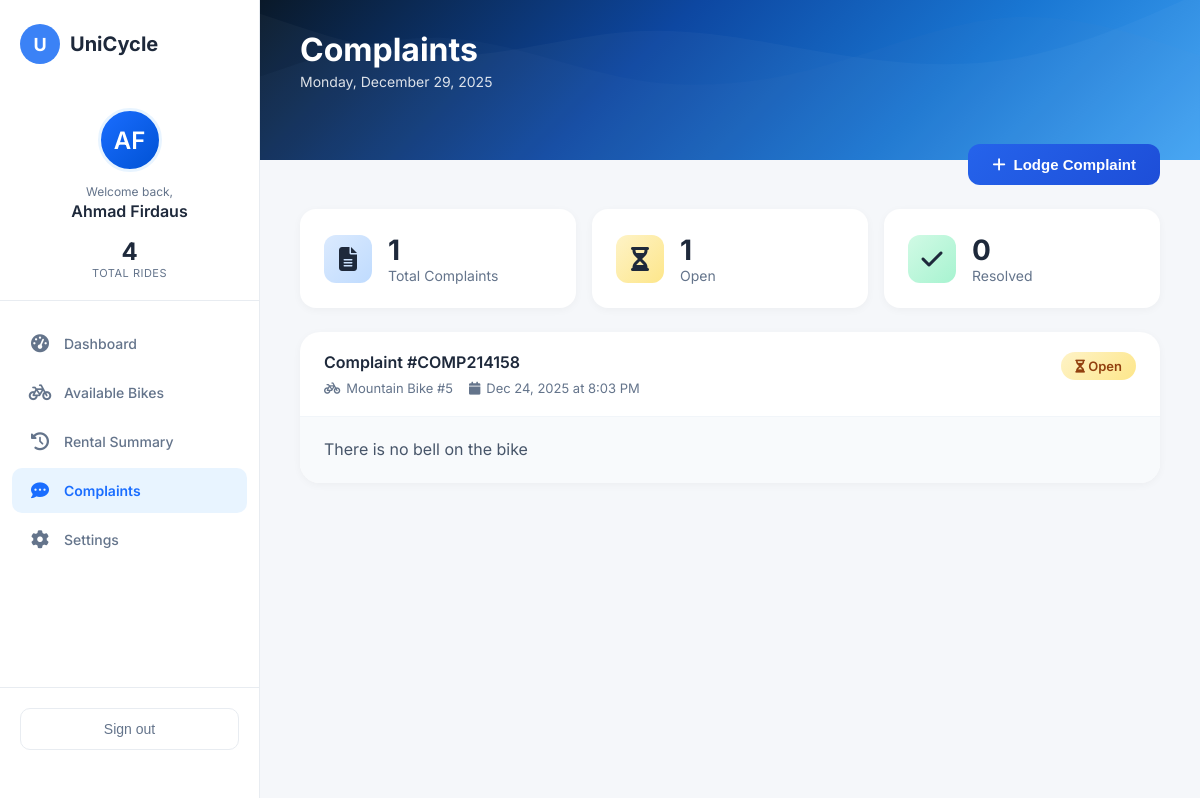
Page /complaints.php (signed in) on the committed database.
### tables this page shows
CREATE TABLE `complaints` (
    `complaint_id` INT(11) NOT NULL AUTO_INCREMENT,
    `complaint_code` VARCHAR(30) NOT NULL,
    `student_id` INT(11) NOT NULL,
    `rental_id` INT(11) DEFAULT NULL,
    `message` TEXT NOT NULL,
    `status` ENUM('open', 'resolved') NOT NULL DEFAULT 'open',
    `created_at` TIMESTAMP NOT NULL DEFAULT CURRENT_TIMESTAMP,
    PRIMARY KEY (`complaint_id`),
    UNIQUE KEY `complaint_code` (`complaint_code`),
    KEY `fk_complaint_student` (`student_id`),
    KEY `fk_complaint_rental` (`rental_id`)
);

CREATE TABLE `bikes` (
    `bike_id` INT(11) NOT NULL AUTO_INCREMENT,
    `bike_code` VARCHAR(30) NOT NULL,
    `bike_name` VARCHAR(80) NOT NULL,
    `bike_type` ENUM('mountain', 'city', 'other') NOT NULL DEFAULT 'other',
    `status` ENUM('available', 'rented', 'maintenance', 'pending') NOT NULL DEFAULT 'available',
    `location` VARCHAR(100) NOT NULL DEFAULT 'Main Bike Area',
    `last_maintained_date` DATE DEFAULT NULL,
    `created_at` TIMESTAMP NOT NULL DEFAULT CURRENT_TIMESTAMP,
    PRIMARY KEY (`bike_id`),
    UNIQUE KEY `bike_code` (`bike_code`)
);

### complaints.php (the view, shortened to what this page needs)
<?php
require_once "config.php";
$student_id = $_SESSION['student_id'];
$student_name = $_SESSION['student_name'] ?? 'User';
$nameParts = explode(' ', $student_name);
$initials = strtoupper(substr($nameParts[0], 0, 1));
if (isset($nameParts[1])) {
    $initials .= strtoupper(substr($nameParts[1], 0, 1));
}
$stmt = $pdo->prepare("SELECT COUNT(*) FROM rentals WHERE student_id=?");
$stmt->execute([$student_id]);
$totalRentals = (int) $stmt->fetchColumn();
$stmt = $pdo->prepare("SELECT profile_pic FROM students WHERE student_id=?");
$stmt->execute([$student_id]);
$profile_pic = $stmt->fetchColumn() ?: null;
$stmt = $pdo->prepare("
  SELECT c.complaint_code, c.created_at, c.message, c.status,
         r.rental_code, b.bike_name
  FROM complaints c
  LEFT JOIN rentals r ON r.rental_id = c.rental_id
  LEFT JOIN bikes b ON b.bike_id = r.bike_id
  WHERE c.student_id=?
  ORDER BY c.created_at DESC
");
$stmt->execute([$student_id]);
$complaints = $stmt->fetchAll();
$totalComplaints = count($complaints);
$openComplaints = count(array_filter($complaints, fn($c) => $c['status'] === 'open'));
$resolvedComplaints = $totalComplaints - $openComplaints;
$currentDate = date('l, F j, Y');
?>
<!DOCTYPE html>
<html lang="en">
<head>
    <link rel="stylesheet" href="dashboard.css?v=9">
    <link rel="stylesheet" href="https://cdnjs.cloudflare.com/ajax/libs/font-awesome/6.5.0/css/all.min.css">
</head>
<body>
    <aside class="sidebar">
        <div class="sidebar-header">
            <a href="dashboard.php" class="sidebar-logo">
                <div class="logo-icon">U</div>
                <span class="logo-text">UniCycle</span>
            </a>
        </div>
        <div class="user-section">
            <div class="user-avatar">
                <?php if ($profile_pic && file_exists('assets/uploads/' . $profile_pic)): ?>
                    <img src="assets/uploads/<?= htmlspecialchars($profile_pic) ?>" alt="Profile"
                        style="width:100%;height:100%;border-radius:50%;object-fit:cover;">
                <?php else: ?>
                    <?= htmlspecialchars($initials) ?>
                <?php endif; ?>
            </div>
            <div class="user-welcome">
                <span class="welcome-label">Welcome back,</span>
                <span class="user-name"><?= htmlspecialchars($student_name) ?></span>
            </div>
            <div class="user-stats">
                <div class="user-stat">
                    <span class="stat-number"><?= $totalRentals ?></span>
                    <span class="stat-text">Total Rides</span>
                </div>
            </div>
        </div>
        <nav class="sidebar-nav">
            <a href="dashboard.php" class="nav-item">
                <span class="nav-icon"><i class="fas fa-gauge-high"></i></span>
                <span>Dashboard</span>
            </a>
            <a href="available-bikes.php" class="nav-item">
                <span class="nav-icon"><i class="fas fa-bicycle"></i></span>
                <span>Available Bikes</span>
            </a>
            <a href="rental-summary.php" class="nav-item">
                <span class="nav-icon"><i class="fas fa-clock-rotate-left"></i></span>
                <span>Rental Summary</span>
            </a>
            <a href="complaints.php" class="nav-item active">
                <span class="nav-icon"><i class="fas fa-comment-dots"></i></span>
                <span>Complaints</span>
            </a>
            <a href="settings.php" class="nav-item">
                <span class="nav-icon"><i class="fas fa-cog"></i></span>
                <span>Settings</span>
            </a>
        </nav>
        <div class="sidebar-footer">
            <button class="logout-btn" onclick="showLogoutModal()">
                <span>Sign out</span>
            </button>
        </div>
    </aside>
    <main class="main-content">
        <div class="header-banner">
            <div class="banner-pattern"></div>
            <div class="banner-content">
                <h1>Complaints</h1>
                <p class="banner-date"><?= $currentDate ?></p>
            </div>
        </div>
        <div class="dashboard-content" style="display: block;">
            <div class="complaints-header">
                <button class="new-complaint-btn" onclick="openComplaintModal()">
                    <span><i class="fas fa-plus"></i></span> Lodge Complaint
                </button>
            </div>
            <div class="complaints-stats">
                <div class="complaint-stat">
                    <div class="stat-icon total"><i class="fas fa-file-lines"></i></div>
                    <div class="stat-info">
                        <div class="stat-value"><?= $totalComplaints ?></div>
                        <div class="stat-label">Total Complaints</div>
                    </div>
                </div>
                <div class="complaint-stat">
                    <div class="stat-icon open"><i class="fas fa-hourglass-half"></i></div>
                    <div class="stat-info">
                        <div class="stat-value"><?= $openComplaints ?></div>
                        <div class="stat-label">Open</div>
                    </div>
                </div>
                <div class="complaint-stat">
                    <div class="stat-icon resolved"><i class="fas fa-check"></i></div>
                    <div class="stat-info">
                        <div class="stat-value"><?= $resolvedComplaints ?></div>
                        <div class="stat-label">Resolved</div>
                    </div>
                </div>
            </div>
            <?php if (empty($complaints)): ?>
                <div class="empty-complaints">
                    <div class="empty-icon"><i class="fas fa-comment-dots"></i></div>
                    <h4>No complaints yet</h4>
                    <p>You haven't submitted any complaints. Lodge one if you encounter any issues.</p>
                    <button class="new-complaint-btn" onclick="openComplaintModal()">
                        <span><i class="fas fa-plus"></i></span> Lodge Complaint
                    </button>
                </div>
            <?php else: ?>
                <div class="complaints-list">
                    <?php foreach ($complaints as $c): ?>
                        <div class="complaint-card">
                            <div class="complaint-card-header">
                                <div class="complaint-info">
                                    <h4>Complaint #<?= htmlspecialchars($c['complaint_code']) ?></h4>
                                    <div class="complaint-meta">
                                        <span><i class="fas fa-bicycle"></i>
                                            <?= htmlspecialchars($c['bike_name'] ?? 'General') ?></span>
                                        <span><i class="fas fa-calendar"></i>
                                            <?= date('M j, Y \a\t g:i A', strtotime($c['created_at'])) ?></span>
                                    </div>
                                </div>
                                <span class="complaint-status <?= $c['status'] ?>">
                                    <?= $c['status'] === 'resolved' ? '<i class="fas fa-check"></i> Resolved' : '<i class="fas fa-hourglass-half"></i> Open' ?>
                                </span>
                            </div>
                            <div class="complaint-card-body">
                                <p><?= nl2br(htmlspecialchars($c['message'])) ?></p>
                            </div>
                        </div>
                    <?php endforeach; ?>
                </div>
            <?php endif; ?>
        </div>
    </main>
</body>
</html>

### dashboard.css (style rules this page uses)
:root { --primary: #1a6dff; --primary-dark: #0052d4; --primary-light: #e8f4ff; --accent-teal: #00d4ff; --accent-coral: #ff6b6b; --accent-yellow: #ffd93d; --text-dark: #1e293b; --text-muted: #64748b; --bg-light: #f5f7fa; --bg-white: #ffffff; --border-light: #e8ecf1; --success: #10b981; --warning: #f59e0b; --purple: #8b5cf6; --shadow-sm: 0 2px 8px rgba(0, 0, 0, 0.04); --shadow-md: 0 4px 16px rgba(0, 0, 0, 0.08); --shadow-lg: 0 8px 30px rgba(0, 0, 0, 0.12); }
* { margin: 0; padding: 0; box-sizing: border-box; }
body { font-family: 'Inter', -apple-system, BlinkMacSystemFont, sans-serif; background: var(--bg-light); color: var(--text-dark); display: flex; min-height: 100vh; }
.sidebar { width: 260px; min-height: 100vh; background: var(--bg-white); border-right: 1px solid var(--border-light); display: flex; flex-direction: column; position: fixed; left: 0; top: 0; z-index: 100; }
.sidebar-header { padding: 24px 20px; }
.sidebar-logo { display: flex; align-items: center; gap: 10px; text-decoration: none; }
.logo-icon { width: 40px; height: 40px; background: #3b82f6; border-radius: 50%; display: flex; align-items: center; justify-content: center; font-size: 18px; font-weight: 700; color: white; }
.logo-text { font-size: 20px; font-weight: 700; color: var(--text-dark); }
.user-section { padding: 20px; border-bottom: 1px solid var(--border-light); text-align: center; }
.user-avatar { width: 64px; height: 64px; border-radius: 50%; background: linear-gradient(135deg, #1a6dff, #0052d4); display: flex; align-items: center; justify-content: center; font-size: 24px; font-weight: 600; color: white; margin: 0 auto 12px; border: 3px solid var(--primary-light); }
.user-welcome { display: flex; flex-direction: column; gap: 2px; margin-bottom: 16px; }
.welcome-label { font-size: 12px; color: var(--text-muted); }
.user-name { font-size: 16px; font-weight: 600; color: var(--text-dark); }
.user-stats { display: flex; justify-content: center; }
.user-stat { display: flex; flex-direction: column; align-items: center; }
.user-stat .stat-number { font-size: 24px; font-weight: 700; color: var(--text-dark); }
.user-stat .stat-text { font-size: 11px; color: var(--text-muted); text-transform: uppercase; letter-spacing: 0.5px; }
.sidebar-nav { flex: 1; padding: 20px 12px; }
.nav-item { display: flex; align-items: center; gap: 12px; padding: 12px 16px; color: var(--text-muted); text-decoration: none; font-size: 14px; font-weight: 500; border-radius: 10px; margin-bottom: 4px; transition: all 0.2s ease; }
.nav-item.active { color: var(--primary); background: var(--primary-light); font-weight: 600; }
.nav-item .nav-icon { font-size: 18px; width: 24px; text-align: center; }
.sidebar-footer { padding: 20px; border-top: 1px solid var(--border-light); margin-bottom: 30px; }
.logout-btn { display: flex; align-items: center; justify-content: center; gap: 8px; width: 100%; padding: 12px; background: transparent; border: 1px solid var(--border-light); border-radius: 10px; color: var(--text-muted); font-size: 14px; font-weight: 500; cursor: pointer; transition: all 0.2s ease; }
.main-content { flex: 1; margin-left: 260px; min-height: 100vh; background: var(--bg-light); }
.header-banner { position: relative; height: 160px; background: linear-gradient(135deg, #0a1929 0%, #0d47a1 40%, #1976d2 70%, #42a5f5 100%); overflow: hidden; }
.banner-pattern { position: absolute; inset: 0; opacity: 0.4; }
.banner-pattern::before { content: ''; position: absolute; bottom: 0; left: 0; right: 0; height: 100%; background-size: cover; animation: wave 8s ease-in-out infinite alternate; }
.banner-pattern::after { content: ''; position: absolute; bottom: 0; left: 0; right: 0; height: 100%; background-size: cover; animation: wave 6s ease-in-out infinite alternate-reverse; }
.banner-content { position: relative; z-index: 1; padding: 30px 40px; color: white; }
.banner-content h1 { font-size: 32px; font-weight: 700; margin-bottom: 4px; }
.banner-date { font-size: 14px; opacity: 0.85; }
.dashboard-content { display: grid; grid-template-columns: 1.3fr 1fr; gap: 24px; padding: 24px 40px 40px; margin-top: -40px; position: relative; z-index: 2; }
@media (max-width: 1200px) { .dashboard-content { grid-template-columns: 1fr; } }

### rows in the picture
complaints: status "1", status "0", complaint_code "COMP214158", bikes.bike_name "Mountain Bike #5", created_at "Dec 24, 2025 at 8:03 PM", shows "Open", message "There is no bell on the bike"

### other values in the picture
$initials "AF"
$student_name "Ahmad Firdaus"
$totalRentals "4"
$totalComplaints "1"
